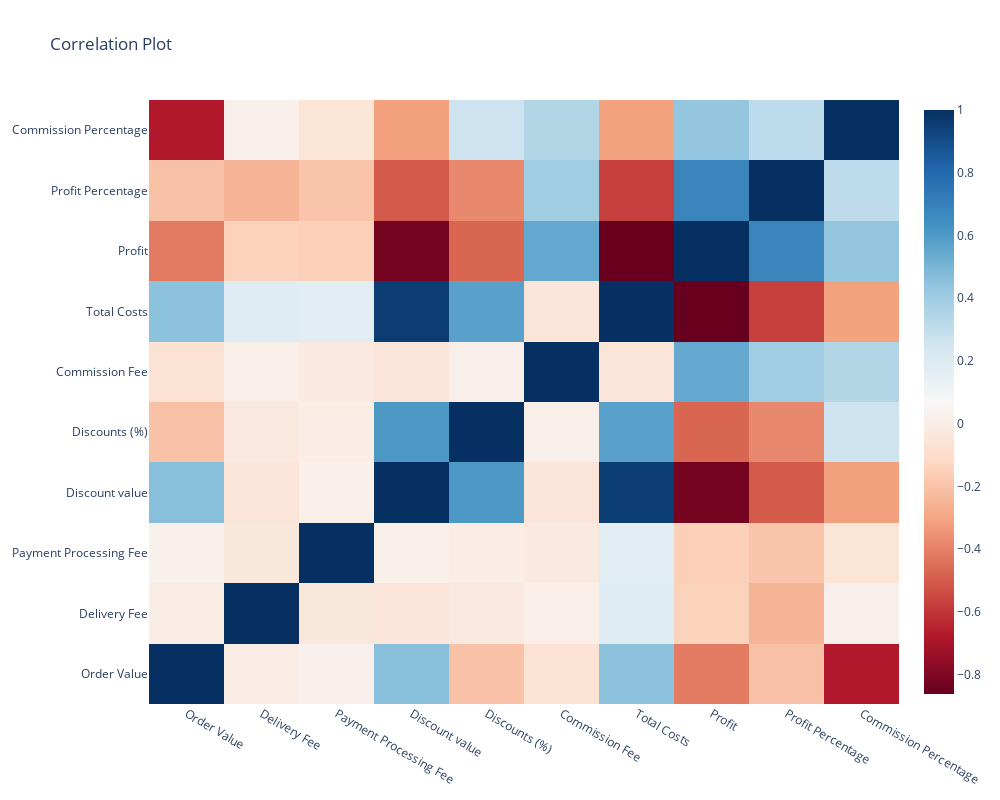

Here is the notebook cell this chart was saved with:
### Code cell
# Correlation plot for numerical columns only

correlation = df[['Order Value', 'Delivery Fee', 'Payment Processing Fee', 'Discount value', 'Discounts (%)', 'Commission Fee', 'Total Costs', 'Profit', 'Profit Percentage', 'Commission Percentage']].corr()

fig = go.Figure(data=go.Heatmap(z=correlation.values, x=correlation.index, y=correlation.columns, colorscale='RdBu'))

fig.update_layout(title='Correlation Plot', template='plotly_white', width=1000, height=800) 
fig.show()

### Figure 1 — Plotly figure (JSON) as saved in the notebook; plotly's stock layout.template omitted (floating-point values rounded to 4 significant figures)
{"data": [{"colorscale": [[0, "rgb(103,0,31)"], [0.1, "rgb(178,24,43)"], [0.2, "rgb(214,96,77)"], [0.3, "rgb(244,165,130)"], [0.4, "rgb(253,219,199)"], [0.5, "rgb(247,247,247)"], [0.6, "rgb(209,229,240)"], [0.7, "rgb(146,197,222)"], [0.8, "rgb(67,147,195)"], [0.9, "rgb(33,102,172)"], [1, "rgb(5,48,97)"]], "type": "heatmap", "x": ["Order Value", "Delivery Fee", "Payment Processing Fee", "Discount value", "Discounts (%)", "Commission Fee", "Total Costs", "Profit", "Profit Percentage", "Commission Percentage"], "y": ["Order Value", "Delivery Fee", "Payment Processing Fee", "Discount value", "Discounts (%)", "Commission Fee", "Total Costs", "Profit", "Profit Percentage", "Commission Percentage"], "z": [[1, -0.003069, 0.02559, 0.4649, -0.2022, -0.07288, 0.4531, -0.4164, -0.2118, -0.6755], [-0.003069, 1, -0.03605, -0.04873, -0.02983, 0.01222, 0.1857, -0.1493, -0.2475, 0.01813], [0.02559, -0.03605, 1, 0.02017, 0.0008473, -0.02376, 0.1746, -0.1583, -0.1961, -0.0539], [0.4649, -0.04873, 0.02017, 1, 0.6038, -0.04892, 0.9587, -0.8276, -0.5013, -0.3157], [-0.2022, -0.02983, 0.0008473, 0.6038, 1, 0.01729, 0.5769, -0.4743, -0.3788, 0.2641], [-0.07288, 0.01222, -0.02376, -0.04892, 0.01729, 1, -0.04828, 0.5481, 0.3978, 0.3449], [0.4531, 0.1857, 0.1746, 0.9587, 0.5769, -0.04828, 1, -0.8619, -0.576, -0.3098], [-0.4164, -0.1493, -0.1583, -0.8276, -0.4743, 0.5481, -0.8619, 1, 0.6842, 0.4345], [-0.2118, -0.2475, -0.1961, -0.5013, -0.3788, 0.3978, -0.576, 0.6842, 1, 0.3145], [-0.6755, 0.01813, -0.0539, -0.3157, 0.2641, 0.3449, -0.3098, 0.4345, 0.3145, 1]]}], "layout": {"height": 800, "title": {"text": "Correlation Plot"}, "width": 1000}}
